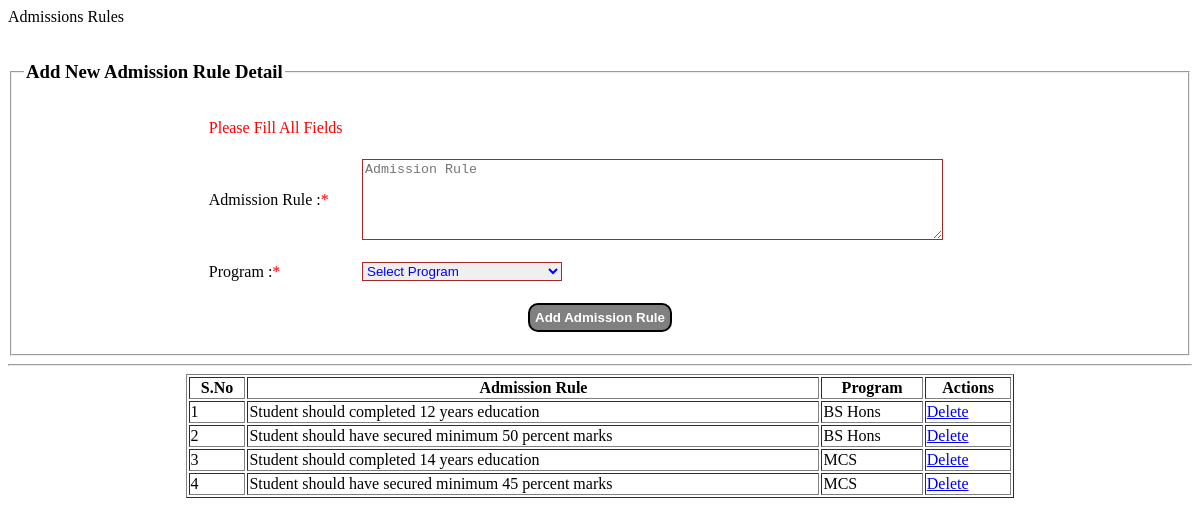
/admin/admission_rules.php, run on the app's committed database.
### tables this page shows
CREATE TABLE `admission_rules` (
  `adm_rule_id` int(30) NOT NULL,
  `Adm_rule` text NOT NULL,
  `program_id` int(30) NOT NULL
);

CREATE TABLE `programs` (
  `program_id` int(20) NOT NULL,
  `program_name` varchar(100) NOT NULL
);

### admin/admission_rules.php (the view, shortened to what this page needs)
	<p class="line">Admissions Rules</p>
	<fieldset class="fieldset">
	<legend><h3>Add New Admission Rule Detail</h3></legend>
		<table align=center width=70% cellpadding="10" class="tbl">
		<tr>
		<td colspan=2>
		<?php
		if(!empty($_POST['adm_rule']) && !empty($_POST['program'])){
			$insert=mysql_query("insert into admission_rules(adm_rule,program_id) values ('".$_POST['adm_rule']."','".$_POST['program']."')");
			if($insert){
				?>
				<script>
				alert("Admssion Rule Is Added..")
				</script>
				<?php
			}
		}else{
			echo"<font color=red>Please Fill All Fields</font>";
		}
		?>
		</td>
		</tr>
		<form method="post" action="" onSubmit="return valid()">
		<tr>
		<td> Admission Rule :<font color=red>*</font></td>
		<td><textarea name="adm_rule" id="adm" cols=70 rows=5 class="txt" placeholder="Admission Rule" maxlength="10000" onkeypress="return (event.charCode>64 && event.charCode<91 || event.charCode>96 && event.charCode<123|| event.charCode>64 && event.charCode<91 || event.charCode>47 && event.charCode<58 || event.charCode==32 || event.charCode==59 || event.charCode==58 || event.charCode==45 || event.charCode==47)" maxlength="30"></textarea></td>
		</tr>
		<tr>
		<td>Program  :<font color=red>*</font></td><td>
		<select name="program" id="program" class="txt" style="width:200px;">
		<option value="">Select Program</option>
		</select>
		</td>
		</tr>
		<tr>
		<td colspan=2 align=center><input type="submit" value="Add Admission Rule" class="btn" onclick="return check()"></td>
		</tr>
		</form>
		</table>
	</fieldset>
<hr>
	<table width=70% border=1 align=center class="table">
	<tr>
	<th>S.No</th><th>Admission Rule</th><th>Program</th><th>Actions</th>
	</tr>
	<?php
	$i=1;
	$rules=mysql_query("select * from admission_rules inner join programs on admission_rules.program_id=programs.program_id");
	while($row=mysql_fetch_array($rules))
	{
	?>
	<tr>
	<td><?php echo $i; ?></td><td><?php echo $row['Adm_rule']; ?></td><td><?php echo $row['program_name']; ?></td>
	<td><a href="delete_adm_rule.php?adm_rule_id=<?php echo $row['adm_rule_id'];?>" onClick="return sure()">Delete</a></td>
	</tr>
	<?php
	$i++;
	}
	?>
	</table>

### admin/admission_rules.php (style rules this page uses)
.btn { background-color:grey; color:white; font-weight:bold; border:2px solid black; padding:5px 5px; border-radius:10px; }
#adm { border:1px solid brown; outline:none; color:blue; }
#program { border:1px solid brown; outline:none; color:blue; }

### data on the page
admission_rules: Adm_rule "Student should completed 12 years education", program.program_name "BS Hons"
admission_rules: Adm_rule "Student should have secured minimum 50 percent marks", program.program_name "BS Hons"
admission_rules: Adm_rule "Student should completed 14 years education", program.program_name "MCS"
admission_rules: Adm_rule "Student should have secured minimum 45 percent marks", program.program_name "MCS"
